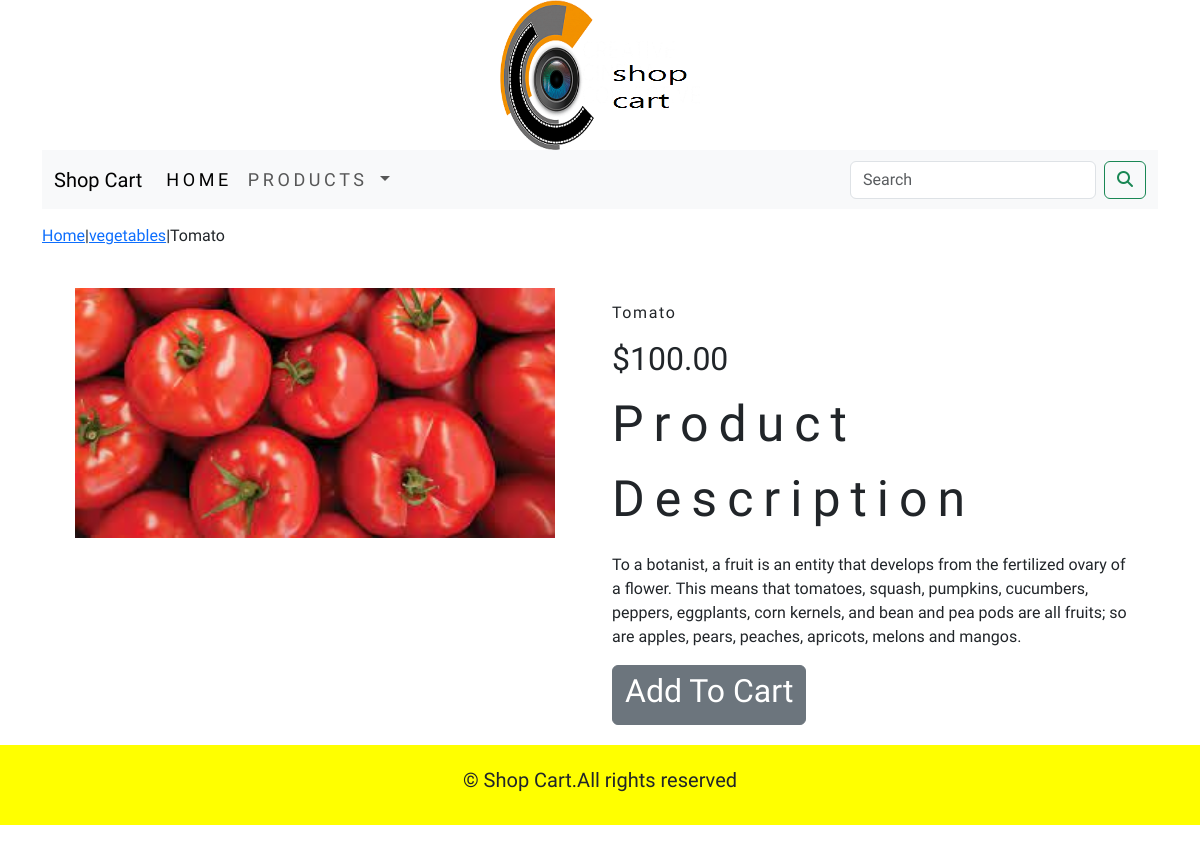
The page /shop/vegetables/tomato/ on the database its author committed.
### shopping_cart/models.py (models this page shows, shortened)
class Product(models.Model):
    name=models.CharField(max_length=250,unique=True)
    slug=models.SlugField(max_length=250,unique=True)
    description=models.TextField(blank=True)
    price=models.DecimalField(max_digits=10,decimal_places=2)
    category=models.ForeignKey(Category,on_delete=models.CASCADE)
    image=models.ImageField(upload_to='product',blank=True)
    stock=models.IntegerField()
    available=models.BooleanField(default=True)
    created=models.DateTimeField(auto_now_add=True)
    updated=models.DateTimeField(auto_now=True)
    class Meta:
        ordering = ('name',)
        verbose_name = 'product'
        verbose_name_plural = 'products'

class Category(models.Model):
    name=models.CharField(max_length=250,unique=True)
    slug=models.SlugField(max_length=250,unique=True)
    description=models.TextField(blank=True)
    image=models.ImageField(upload_to='category',blank=True)
    class Meta:
        ordering=('name',)
        verbose_name='category'
        verbose_name_plural='categories'
    def get_url(self):
        return reverse('shop:Products_by_Category',args=[self.slug])
    def __str__(self):
        return '{}'.format(self.name)

### shopping_cart/views.py (the view)
# urls.py: path("<slug:c_slug>/<slug:product_slug>/",views.proDetail,name='proCatDetail'),
def proDetail(request,c_slug,product_slug):
    try:
        product=Product.objects.get(category__slug=c_slug,slug=product_slug)
    except Exception as e:
        raise e
    return render(request,'product.html',{'product':product})

### cart/context_processors.py (called while the page is built)
def counter(request):
    item_count=0
    if 'admin' in request.path:
        return {}
    else:
        try:
            cart=Cart.objects.filter(cart_id=_cart_id(request))
            car_items=CartItem.objects.all().filter(cart=cart[:1])
            for cart_item in car_items:
                item_count +=cart_item.quantity
        except Cart.DoesNotExist:
            item_count = 0
    return dict(item_count=item_count)

### cart/views.py (called while the page is built)
def _cart_id(request):
    cart=request.session.session_key
    if not cart:
        cart=request.session.create()
    return cart

### shopping_cart/context_processors.py (called while the page is built)
def menu_links(request):
    links=Category.objects.all()
    return dict(links=links)

### templates/product.html (shortened to what this page needs)
{% extends 'base.html' %}
{% load static %}
{% block content %}
<div class="row my_prod_row_class">
    <div class="mx-auto">
        <p><a href="{% url 'shop:allProdCat' %}">Home</a>|<a
                href="{{product.category.get_url}}">{{product.category}}</a>|{{product.name}} </p>
    </div>
    <div class="container">
        <br>
        <div class="row">
            <div class="col-12 col-sm-12 col-md-12 col-lg-6 text-center">
                <div style="min-width:18rem">
                    <img src="{{product.image.url}}" alt="{{product.name}}" style="width:auto;height:250px;">
                </div>
            </div>
            <div class="col-12 col-sm-12 col-md-12 col-lg-6">
                <h1 class="my_prod_title">{{product.name}}</h1>
                <h2>${{product.price}}</h2>
                <p class="my_title">Product Description</p>
                <p class="text-justify my_prod_text">{{product.description}}</p>
                {% if product.stock <= 0 %}
                <h2 class="text-justify my_prod_text"><b>Out Of Stock</b></h2>
                {% else %}
                <a class="btn btn-secondary" href="{% url 'cart:add_cart' product.id  %}"><h2>Add To Cart</h2></a>
                {% endif %}
            </div>
        </div>
    </div>
    <br>
  </div>
    {% endblock %}

### static/css/custom.css (style rules this page uses)
.my_title { font-size:50px; text_transform:uppercase; letter-spacing:.2em; }
.my_prod_row_class { padding-top:15px; padding-bottom:20px; }
.my_prod_title { font-size:16px; text_transform:uppercase; letter-spacing:.1em; padding-top:15px; padding-bottom:10px; }
.my_prod_text { padding-right:20px; }

### rows shown on the page
Product: category "vegetables", name "Tomato", image (picture), price "100.00", description "To a botanist, a fruit is an entity that develops from the fertilized ovary of a flower. This means that tomatoes, squash, pumpkins, cucumbers, peppers, eggplants, corn kernels, and bean and pea pods are all fruits; so are apples, pears, peaches, apricots, melons and mangos."
